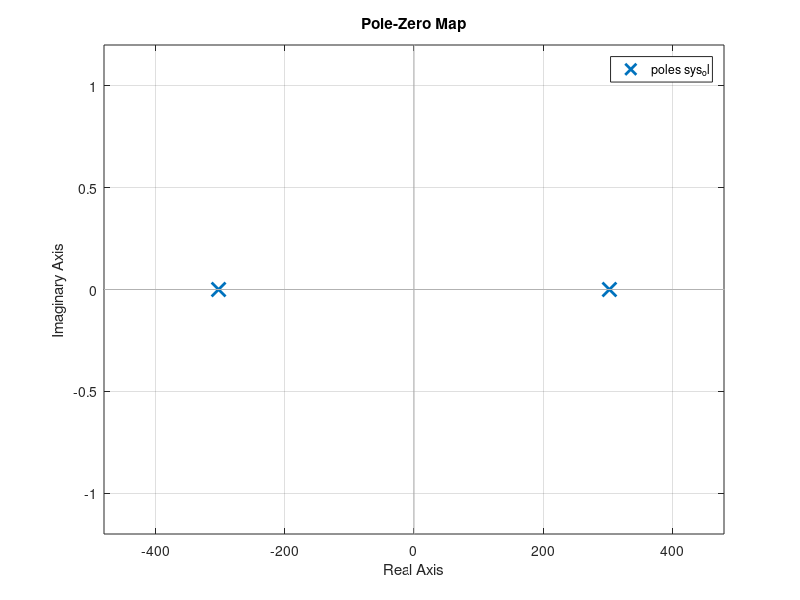
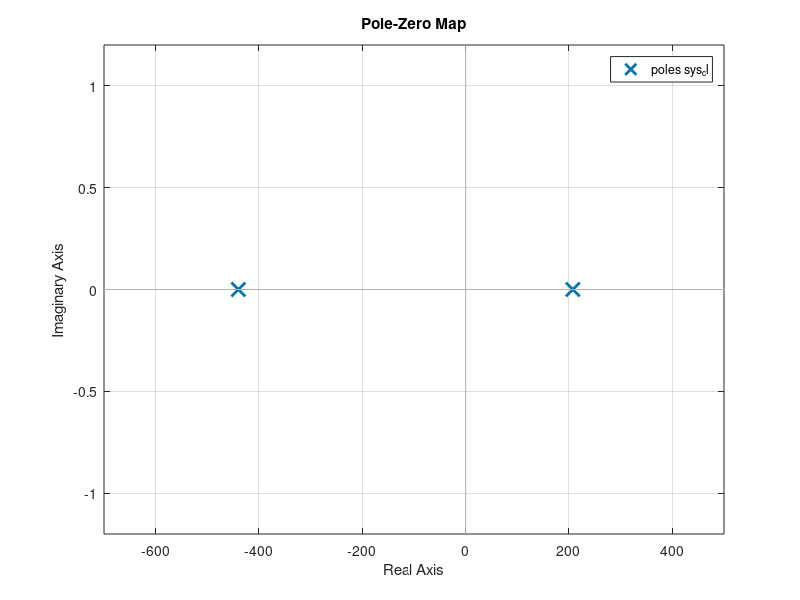
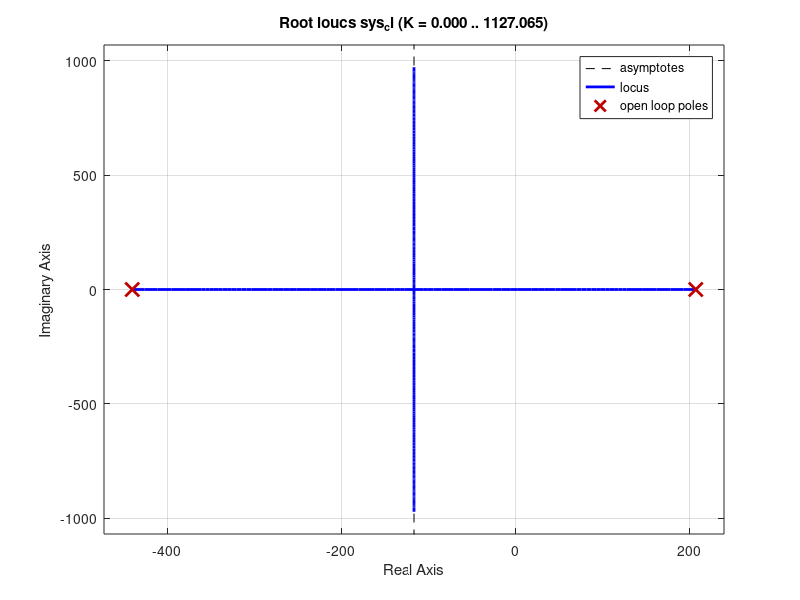

Here is the MATLAB script that generated these plots, in order:
% Controls Final Project

%% Constants
i_o = -1;
x_o = .00254;
m = .004;
G_i = 0.3e-5;
g = 9.81;

%% PID Controller
Kp = 1;
Ki = 0;
Kd = 1;

C = pid(Kp, Ki, Kd);

%% Plant
num = [1];
den = [(-m*x_o^2)/(2*G_i*i_o) 0 i_o/x_o];
sys_ol = tf(num, den);
figure; pzmap(sys_ol)

%% Closed Loop System
sys_cl = 4*feedback(sys_ol, C);
figure; pzmap(sys_cl)
figure; rlocus(sys_cl)


